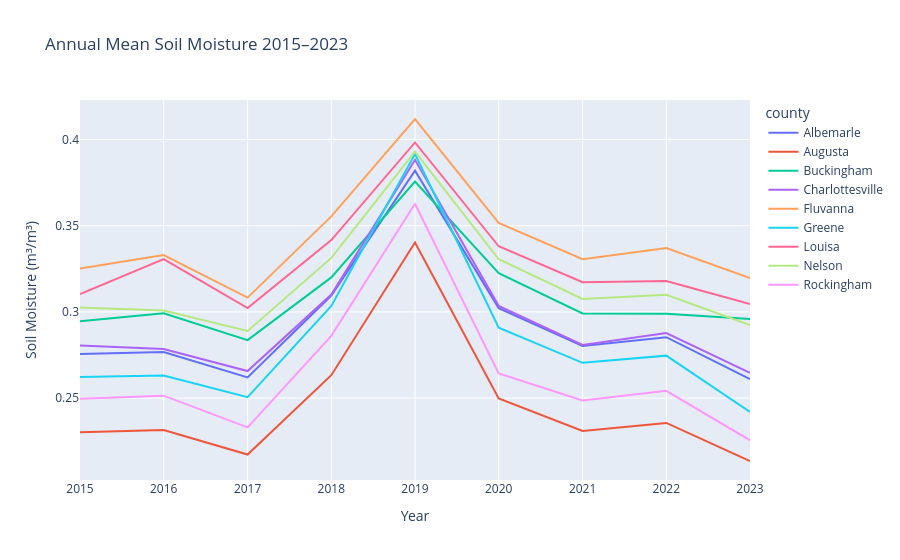

The notebook cell this image was saved under:
### Code cell
import plotly.express as px
import plotly.io as pio

CONTENT_TYPES = {
    ".json": "application/json",
    ".csv":  "text/csv",
    ".png":  "image/png",
    ".html": "text/html",
}

# ── Chart A: SMAP Soil Moisture Time Series ───────────────────────────────────
fig_smap = px.line(
    smap_df,
    x      = "date",
    y      = "sm_mean_m3m3",
    color  = "county",
    title  = "Annual Mean Soil Moisture 2015–2023",
    labels = {"sm_mean_m3m3": "Soil Moisture (m³/m³)", "date": "Year"},
)
pio.write_json(fig_smap,   f"{OUTPUT_DIR}/smap_timeseries.json")
fig_smap.write_image(      f"{OUTPUT_DIR}/smap_timeseries.png", width=900, height=450)
fig_smap.show()

# ── Chart B: Canopy Cover Comparison Bar Chart ────────────────────────────────
fig_canopy = px.bar(
    canopy_df,
    x       = "jurisdiction",
    y       = ["canopy_2015_pct", "canopy_2020_pct"],
    barmode = "group",
    title   = "Tree Canopy Cover (%) — 2015/2016 vs 2020",
    labels  = {"value": "Canopy Cover (%)", "variable": "Year"},
)
pio.write_json(fig_canopy, f"{OUTPUT_DIR}/canopy_cover_bar.json")
fig_canopy.write_image(    f"{OUTPUT_DIR}/canopy_cover_bar.png", width=900, height=450)
fig_canopy.show()

# ── Export CSVs and JSONs ─────────────────────────────────────────────────────
smap_df.to_csv(   f"{OUTPUT_DIR}/smap_annual_means.csv",  index=False)
#smap_df.to_json(  f"{OUTPUT_DIR}/smap_annual_means.json", orient="records", indent=2)
smap_df_export = smap_df.copy()
smap_df_export["date"] = smap_df_export["date"].dt.strftime("%Y-%m-%d")
smap_df_export.to_json(f"{OUTPUT_DIR}/smap_annual_means.json", orient="records", indent=2)

canopy_df.to_csv( f"{OUTPUT_DIR}/canopy_summary.csv",     index=False)
canopy_df.to_json(f"{OUTPUT_DIR}/canopy_summary.json",    orient="records", indent=2)

metadata = {
    "project_title" : "Central Virginia Tree Canopy Change Detection",
    "last_updated"  : pd.Timestamp.now().strftime("%Y-%m-%d"),
    "smap_years"    : sorted(smap_df["year"].unique().tolist()),
    "jurisdictions" : sorted(canopy_df["jurisdiction"].tolist()),
}
with open(f"{OUTPUT_DIR}/metadata.json", "w") as f:
    json.dump(metadata, f, indent=2)

# ── Upload all exports to S3 ──────────────────────────────────────────────────
uploaded = []
for fname in os.listdir(OUTPUT_DIR):
    fpath = os.path.join(OUTPUT_DIR, fname)
    if os.path.isfile(fpath):
        ext = os.path.splitext(fname)[1].lower()
        content_type = CONTENT_TYPES.get(ext, "application/octet-stream")
        s3_key = EXPORT_PREFIX + fname
        s3.upload_file(
            fpath, BUCKET, s3_key,
            ExtraArgs={"ContentType": content_type}
        )
        uploaded.append(s3_key)

        # Place generated data into React App Data Location
        s3_reacy_app_key = REACT_APP_DATA_BUCKET_EXPORT_PREFIX + fname
        s3.upload_file(
            fpath, REACT_APP_DATA_BUCKET, s3_key,
            ExtraArgs={"ContentType": content_type}
        )
        uploaded.append(s3_reacy_app_key)

        #s3_key = REACT_APP_DATA_BUCKET_EXPORT_PREFIX + fname
        #s3.upload_file(fpath, BUCKET, s3_key)
        #uploaded.append(s3_key)
        print(f"  Uploaded: s3://{BUCKET}/{s3_key}")
        print(f"  Uploaded: s3://{REACT_APP_DATA_BUCKET}/{s3_reacy_app_key}")

print(f"\nAll exports complete. {len(uploaded)} files uploaded to S3.")

### Figure 1 — Plotly figure (JSON) as saved in the notebook; plotly's stock layout.template omitted (floating-point values rounded to 4 significant figures)
{"data": [{"hovertemplate": "county=Albemarle<br>Year=%{x}<br>Soil Moisture (m³/m³)=%{y}<extra></extra>", "legendgroup": "Albemarle", "line": {"color": "#636efa", "dash": "solid"}, "marker": {"symbol": "circle"}, "mode": "lines", "name": "Albemarle", "orientation": "v", "showlegend": true, "type": "scatter", "x": ["2015-01-01T00:00:00", "2016-01-01T00:00:00", "2017-01-01T00:00:00", "2018-01-01T00:00:00", "2019-01-01T00:00:00", "2020-01-01T00:00:00", "2021-01-01T00:00:00", "2022-01-01T00:00:00", "2023-01-01T00:00:00"], "xaxis": "x", "y": [0.2755, 0.2767, 0.262, 0.3095, 0.382, 0.3022, 0.2801, 0.2853, 0.2609], "yaxis": "y"}, {"hovertemplate": "county=Augusta<br>Year=%{x}<br>Soil Moisture (m³/m³)=%{y}<extra></extra>", "legendgroup": "Augusta", "line": {"color": "#EF553B", "dash": "solid"}, "marker": {"symbol": "circle"}, "mode": "lines", "name": "Augusta", "orientation": "v", "showlegend": true, "type": "scatter", "x": ["2015-01-01T00:00:00", "2016-01-01T00:00:00", "2017-01-01T00:00:00", "2018-01-01T00:00:00", "2019-01-01T00:00:00", "2020-01-01T00:00:00", "2021-01-01T00:00:00", "2022-01-01T00:00:00", "2023-01-01T00:00:00"], "xaxis": "x", "y": [0.2301, 0.2315, 0.2172, 0.2633, 0.3403, 0.2497, 0.2309, 0.2356, 0.2135], "yaxis": "y"}, {"hovertemplate": "county=Buckingham<br>Year=%{x}<br>Soil Moisture (m³/m³)=%{y}<extra></extra>", "legendgroup": "Buckingham", "line": {"color": "#00cc96", "dash": "solid"}, "marker": {"symbol": "circle"}, "mode": "lines", "name": "Buckingham", "orientation": "v", "showlegend": true, "type": "scatter", "x": ["2015-01-01T00:00:00", "2016-01-01T00:00:00", "2017-01-01T00:00:00", "2018-01-01T00:00:00", "2019-01-01T00:00:00", "2020-01-01T00:00:00", "2021-01-01T00:00:00", "2022-01-01T00:00:00", "2023-01-01T00:00:00"], "xaxis": "x", "y": [0.2946, 0.2991, 0.2836, 0.32, 0.3756, 0.3224, 0.2991, 0.2989, 0.2959], "yaxis": "y"}, {"hovertemplate": "county=Charlottesville<br>Year=%{x}<br>Soil Moisture (m³/m³)=%{y}<extra></extra>", "legendgroup": "Charlottesville", "line": {"color": "#ab63fa", "dash": "solid"}, "marker": {"symbol": "circle"}, "mode": "lines", "name": "Charlottesville", "orientation": "v", "showlegend": true, "type": "scatter", "x": ["2015-01-01T00:00:00", "2016-01-01T00:00:00", "2017-01-01T00:00:00", "2018-01-01T00:00:00", "2019-01-01T00:00:00", "2020-01-01T00:00:00", "2021-01-01T00:00:00", "2022-01-01T00:00:00", "2023-01-01T00:00:00"], "xaxis": "x", "y": [0.2805, 0.2784, 0.2656, 0.31, 0.3882, 0.3035, 0.2809, 0.2877, 0.2646], "yaxis": "y"}, {"hovertemplate": "county=Fluvanna<br>Year=%{x}<br>Soil Moisture (m³/m³)=%{y}<extra></extra>", "legendgroup": "Fluvanna", "line": {"color": "#FFA15A", "dash": "solid"}, "marker": {"symbol": "circle"}, "mode": "lines", "name": "Fluvanna", "orientation": "v", "showlegend": true, "type": "scatter", "x": ["2015-01-01T00:00:00", "2016-01-01T00:00:00", "2017-01-01T00:00:00", "2018-01-01T00:00:00", "2019-01-01T00:00:00", "2020-01-01T00:00:00", "2021-01-01T00:00:00", "2022-01-01T00:00:00", "2023-01-01T00:00:00"], "xaxis": "x", "y": [0.3252, 0.333, 0.3083, 0.3554, 0.4119, 0.3516, 0.3306, 0.3371, 0.3197], "yaxis": "y"}, {"hovertemplate": "county=Greene<br>Year=%{x}<br>Soil Moisture (m³/m³)=%{y}<extra></extra>", "legendgroup": "Greene", "line": {"color": "#19d3f3", "dash": "solid"}, "marker": {"symbol": "circle"}, "mode": "lines", "name": "Greene", "orientation": "v", "showlegend": true, "type": "scatter", "x": ["2015-01-01T00:00:00", "2016-01-01T00:00:00", "2017-01-01T00:00:00", "2018-01-01T00:00:00", "2019-01-01T00:00:00", "2020-01-01T00:00:00", "2021-01-01T00:00:00", "2022-01-01T00:00:00", "2023-01-01T00:00:00"], "xaxis": "x", "y": [0.2622, 0.263, 0.2505, 0.3034, 0.3916, 0.2909, 0.2704, 0.2746, 0.242], "yaxis": "y"}, {"hovertemplate": "county=Louisa<br>Year=%{x}<br>Soil Moisture (m³/m³)=%{y}<extra></extra>", "legendgroup": "Louisa", "line": {"color": "#FF6692", "dash": "solid"}, "marker": {"symbol": "circle"}, "mode": "lines", "name": "Louisa", "orientation": "v", "showlegend": true, "type": "scatter", "x": ["2015-01-01T00:00:00", "2016-01-01T00:00:00", "2017-01-01T00:00:00", "2018-01-01T00:00:00", "2019-01-01T00:00:00", "2020-01-01T00:00:00", "2021-01-01T00:00:00", "2022-01-01T00:00:00", "2023-01-01T00:00:00"], "xaxis": "x", "y": [0.3103, 0.3306, 0.3023, 0.3417, 0.3983, 0.3381, 0.3172, 0.318, 0.3046], "yaxis": "y"}, {"hovertemplate": "county=Nelson<br>Year=%{x}<br>Soil Moisture (m³/m³)=%{y}<extra></extra>", "legendgroup": "Nelson", "line": {"color": "#B6E880", "dash": "solid"}, "marker": {"symbol": "circle"}, "mode": "lines", "name": "Nelson", "orientation": "v", "showlegend": true, "type": "scatter", "x": ["2015-01-01T00:00:00", "2016-01-01T00:00:00", "2017-01-01T00:00:00", "2018-01-01T00:00:00", "2019-01-01T00:00:00", "2020-01-01T00:00:00", "2021-01-01T00:00:00", "2022-01-01T00:00:00", "2023-01-01T00:00:00"], "xaxis": "x", "y": [0.3025, 0.3008, 0.2889, 0.3313, 0.393, 0.3305, 0.3075, 0.3099, 0.2924], "yaxis": "y"}, {"hovertemplate": "county=Rockingham<br>Year=%{x}<br>Soil Moisture (m³/m³)=%{y}<extra></extra>", "legendgroup": "Rockingham", "line": {"color": "#FF97FF", "dash": "solid"}, "marker": {"symbol": "circle"}, "mode": "lines", "name": "Rockingham", "orientation": "v", "showlegend": true, "type": "scatter", "x": ["2015-01-01T00:00:00", "2016-01-01T00:00:00", "2017-01-01T00:00:00", "2018-01-01T00:00:00", "2019-01-01T00:00:00", "2020-01-01T00:00:00", "2021-01-01T00:00:00", "2022-01-01T00:00:00", "2023-01-01T00:00:00"], "xaxis": "x", "y": [0.2495, 0.2514, 0.233, 0.2861, 0.3627, 0.2642, 0.2486, 0.2542, 0.2255], "yaxis": "y"}], "layout": {"legend": {"title": {"text": "county"}, "tracegroupgap": 0}, "title": {"text": "Annual Mean Soil Moisture 2015–2023"}, "xaxis": {"anchor": "y", "domain": [0, 1], "title": {"text": "Year"}}, "yaxis": {"anchor": "x", "domain": [0, 1], "title": {"text": "Soil Moisture (m³/m³)"}}}}
